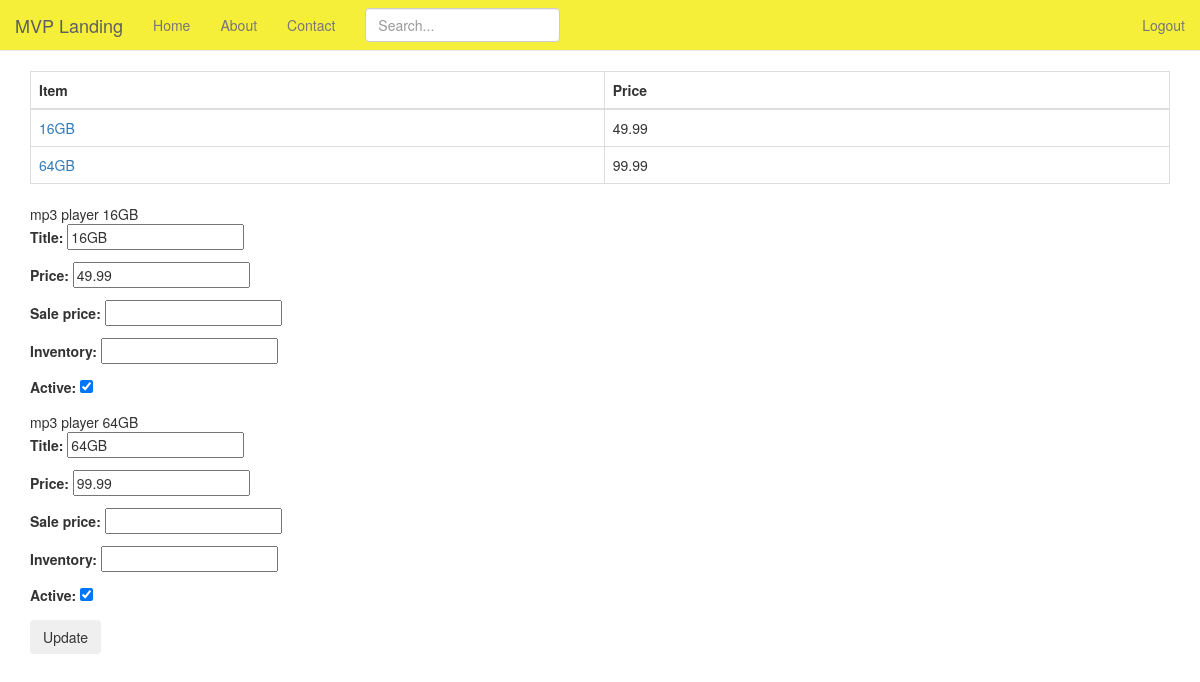
The app's page /product/1/inventory/ (signed in), older data.
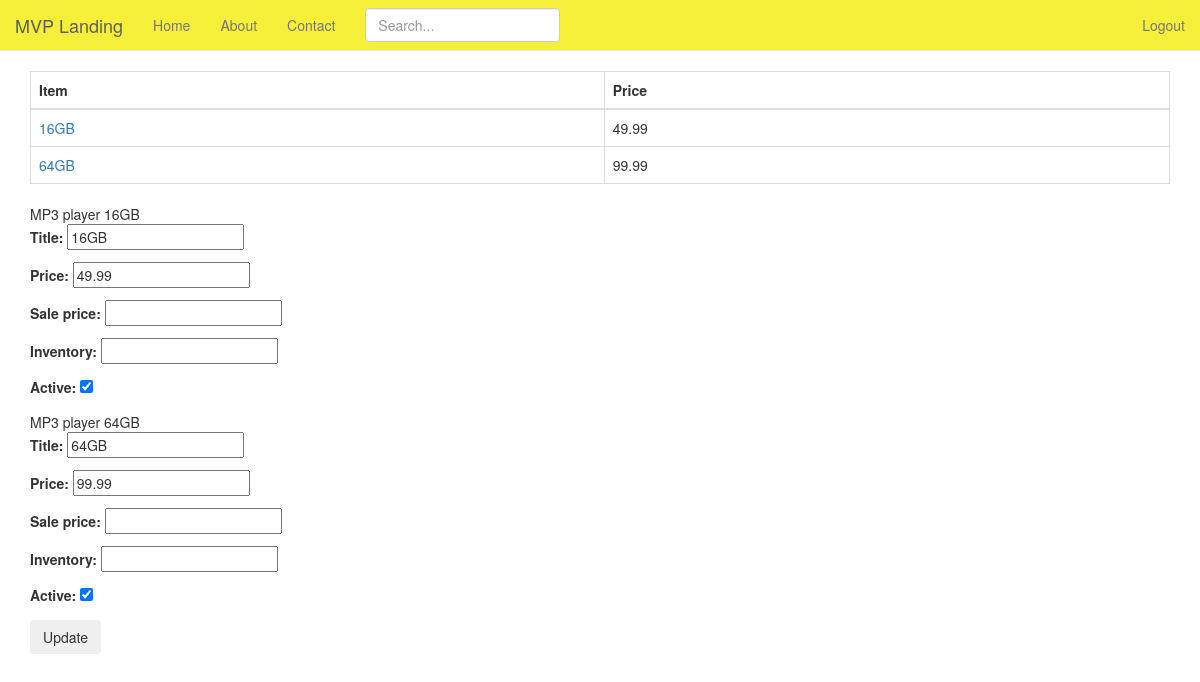
The same page, newer data.
### products/models.py (models this page shows, shortened)
class Variation(models.Model):
    product = models.ForeignKey(Product)
    title = models.CharField(max_length=120)
    price = models.DecimalField(decimal_places=2, max_digits=20)
    sale_price = models.DecimalField(decimal_places=2, max_digits=20, null=True, blank=True)
    active = models.BooleanField(default=True)
    inventory = models.IntegerField(null=True, blank=True)  # refer none == unlimited amount
    def get_absolute_url(self):
        return self.product.get_absolute_url()

class Product(models.Model):
    title = models.CharField(max_length=120)
    description = models.TextField(blank=True, null=True)
    price = models.DecimalField(decimal_places=2, max_digits=20)
    active = models.BooleanField(default=True)
    objects = ProductManager()
    def get_absolute_url(self):
        return reverse('Product_Detail', kwargs={'pk': self.pk})

### products/views.py (the view, shortened to what this page needs)
# urls.py: url(r'^(?P<pk>\d+)/inventory/$', views.VariationListView.as_view(), name='product_inventory'),
class VariationListView(StaffRequiredMixin,ListView):
    model = Variation
    queryset = Variation.objects.all
    def get_context_data(self, *args, **kwargs):
        context = super(VariationListView, self).get_context_data(*args, **kwargs)
        context["formset"] = VariationInventoryFormSet(queryset=self.get_queryset())
        return context
    def get_queryset(self, *args, **kwargs):
        product_pk = self.kwargs.get("pk")
        if product_pk:
            product = get_object_or_404(Product, pk=product_pk)
            queryset = Variation.objects.filter(product=product)
        return queryset

### products/mixins.py (called while the page is built)
    @method_decorator(login_required)
    def dispatch(self, request, *args, **kwargs):
        if request.user.is_staff:
            return super(StaffRequiredMixin, self).dispatch(request, *args, **kwargs)
        else:
            raise Http404

### products/models.py (called while the page is built)
    def active(self):
        return self.filter(active=True)

    def get_queryset(self):
        return ProductQuerySet(self.model, using=self._db)

    def all(self, *args, **kwargs):
        return self.get_queryset().active()

### products/templates/products/variation_list.html (shortened to what this page needs)
{% extends 'base.html' %}
{% load staticfiles %}
{% block content %}
    <table class="table table-bordered">
        <thead>
            <tr>
                <th>Item</th>
                <th>Price</th>
            </tr>
        </thead>
        <tbody>
            {% for item in object_list %}
                <tr>
                    <td><a href="{{ item.get_absolute_url }}">{{ item.title }}</a></td>
                    <td>{{ item.price }}</td>
                </tr>
            {% endfor %}
        </tbody>
    </table>
    <form method="POST" action=""> {% csrf_token %}
        {% for form in formset %}
            {{ form.instance.product.title }}
            {{ form.instance.title }}
            {{ form.as_p }}
        {% endfor %}
        <input type="submit" value='Update' class='btn' />
    </form>
{% endblock %}

### templates/base.html (shortened to what this page needs)
    {% load staticfiles %}
    <!DOCTYPE html>
    <html lang="en">
      <head>
        <link href="{% static 'css/bootstrap.min.css' %}" rel="stylesheet">
          <link href="{% static 'css/starter-template.css' %}" rel="stylesheet">
      </head>
      <body>
         {% include 'navbar.html' %}
            <div class="container">
              {% block content %}
              {% endblock %}
            </div>
      </body>
    </html>

### templates/navbar.html (shortened to what this page needs)
<nav class="navbar navbar-default navbar-static-top">
    <div class="container-fluid">
        <div class="navbar-header">
            <a class="navbar-brand" href="">MVP Landing</a>
        </div>
        <div id="navbar" class="navbar-collapse collapse">
            <ul class="nav navbar-nav">
                <li><a href="{% url 'ProductViewList' %}">Home</a></li>
                <li><a href="">About</a></li>
                <li><a href="{% url 'contact' %}">Contact</a></li>
            </ul>
            <form class="navbar-form navbar-left" role="search" method="GET" action="/product/">
                <div class="form-group">
                    <input type="text" class="form-control" placeholder="Search..." name="q">
                </div>
            </form>
            {% if not request.user.is_authenticated %}
                <ul class="nav navbar-nav navbar-right">
                    <li><a href="/accounts/register/">Register</a></li>
                </ul>
                <form class='navbar-form navbar-right' method='POST' action='{% url 'auth_login' %}'>{% csrf_token %}
                    <div class='form-group'>
                        <input type='text' class='form-control' name='username' placeholder='Username' />
                    </div>
                    <div class='form-group'>
                        <input type='password' class='form-control' name='password' placeholder='Password' />
                    </div>
                    <button type='submit' class='btn btn-default'>Login</button>
                </form>
            {% else %}
                <ul class="nav navbar-nav navbar-right">
                    <li><a href="{% url 'auth_logout' %}">Logout</a></li>
                </ul>
            {% endif %}
        </div>
    </div>
</nav>

### static/my_static/css/starter-template.css (style rules this page uses)
body { padding-top: 0px; }
.navbar-default { background-color:#F5EF39; }

Row changes from the older to the newer data that the page shows:
changed through a linked row, Variation "16GB": instance.product "mp3 player" → "MP3 player"
changed through a linked row, Variation "64GB": instance.product "mp3 player" → "MP3 player"
